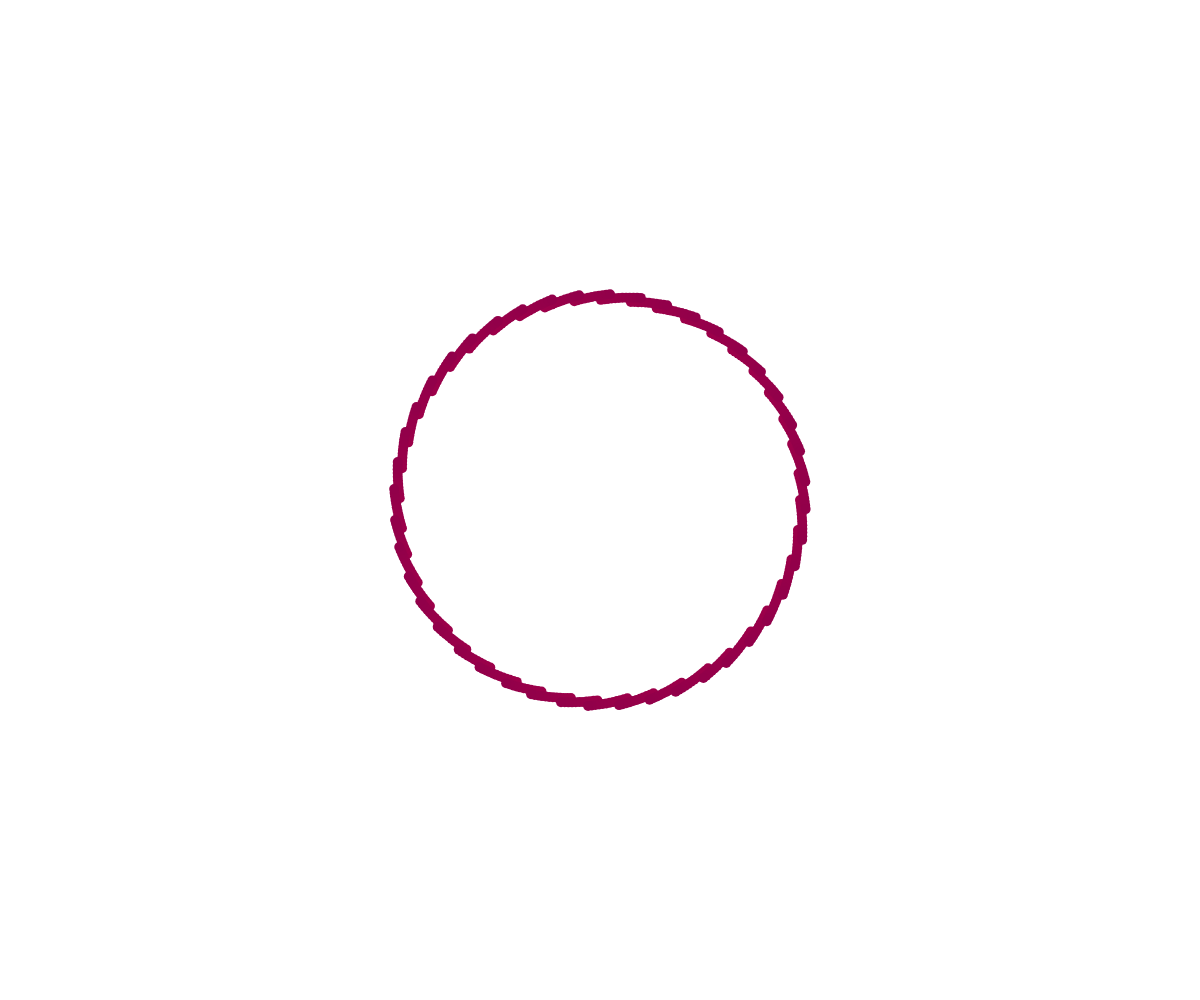
Frame 1 (no input)
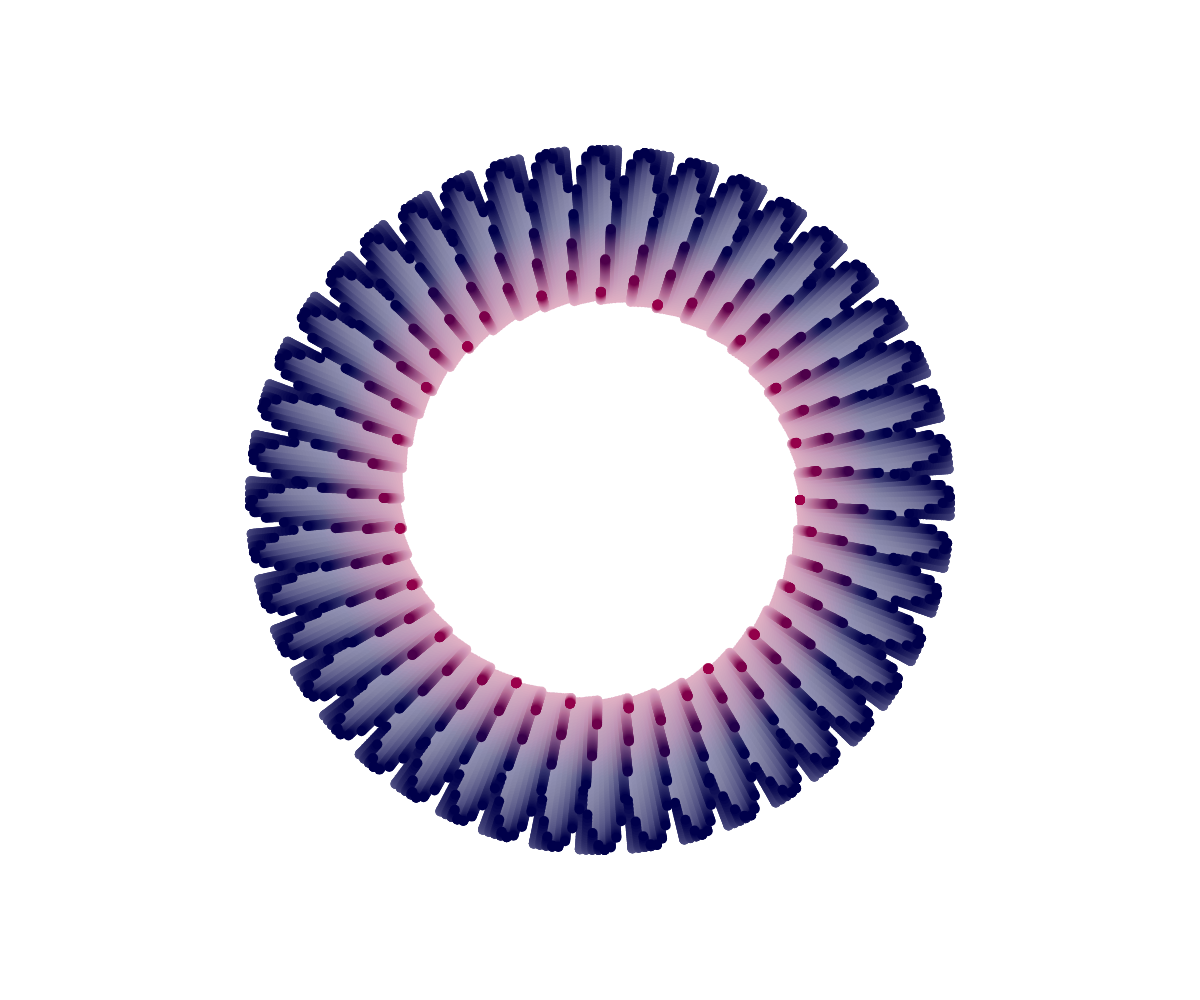
Frame 60 (no input)
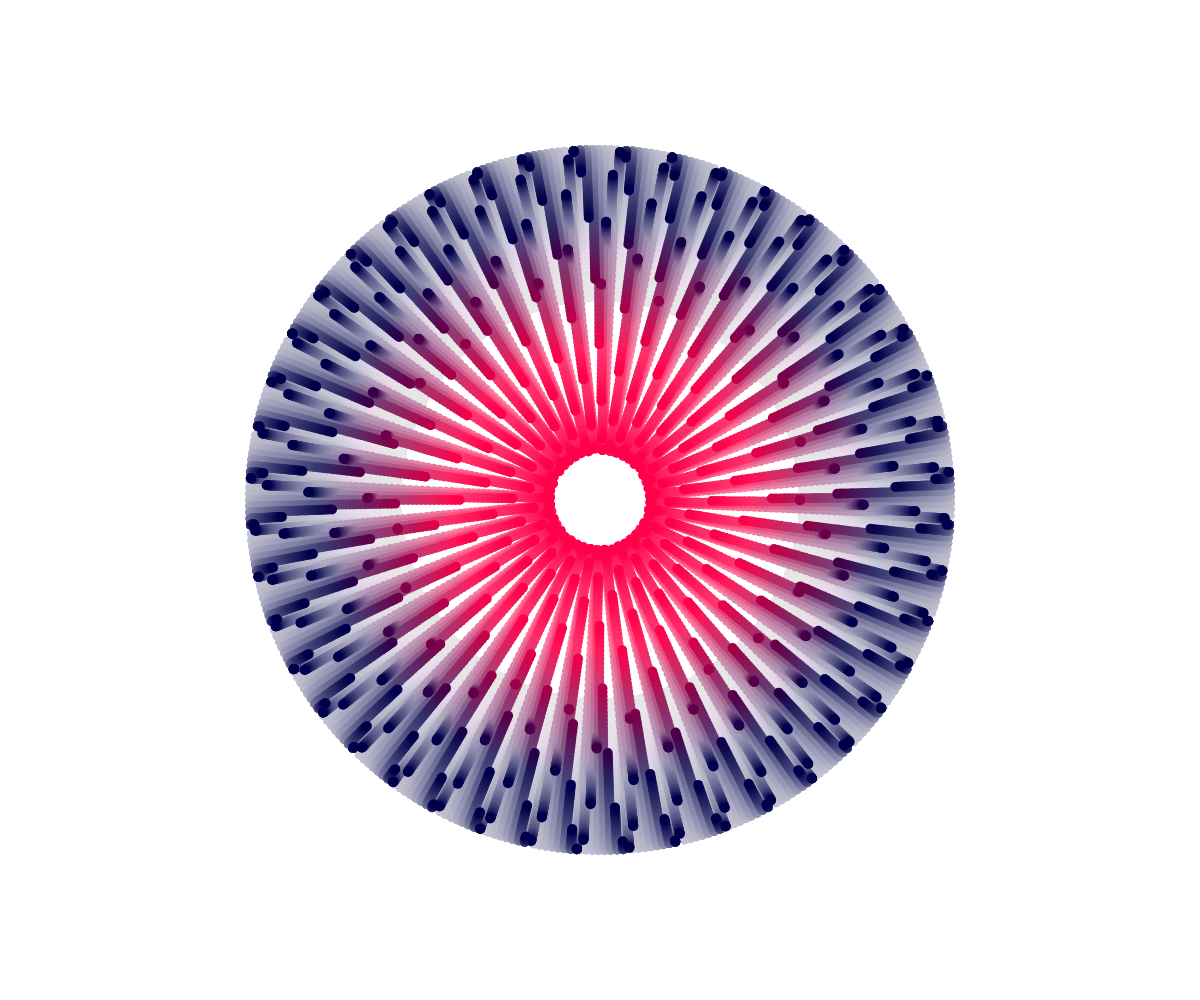
Frame 120 (the mouse pressed at the canvas centre since frame 60)

The p5.js sketch that drew these frames (run headless with seeded random() and noise() and a simulated clock; from frame 60 on, the mouse is pressed at the canvas centre):

// p5.js sketch
// ── sketch.js
var circle = 10;
var rot;
var col;
var freq = 0.000005; 
var cont = 0;
var r;

function setup() {
  createCanvas(windowWidth,windowHeight);
}

function draw() {
  background(242,5);
  translate(width/2, height/2);
  rotate(radians(rot));

 ellipseMode(RADIUS);
  for (var i=0; i<500; i ++) {
    circle= 200 + 150*sin(millis()/1*freq*i);
    col=map(circle,150,250,255,60);
    r=5;
    fill(col,0,74);
    noStroke();
    ellipse(circle*cos(i), circle*sin(i),r,r);    
    rot=rot+0.00005;
  }
}
